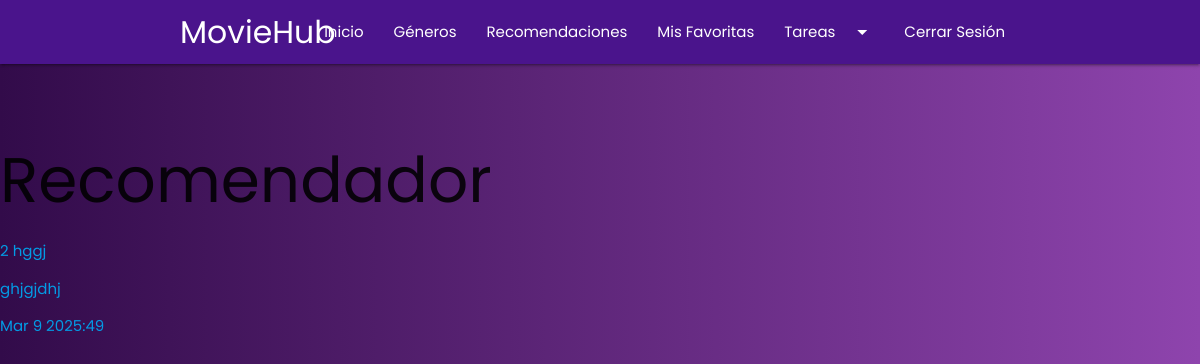
Page /tasks_completed/ (signed in) on the committed database.
### tasks/models.py (models this page shows, shortened)
class Task(models.Model):
  title = models.CharField(max_length=200)
  description = models.TextField(max_length=1000)
  created = models.DateTimeField(auto_now_add=True)
  datecompleted = models.DateTimeField(null=True, blank=True)
  important = models.BooleanField(default=False)
  user = models.ForeignKey(User, on_delete=models.CASCADE)

### tasks/views.py (the view)
# urls.py: path('tasks_completed/', views.tasks_completed, name='tasks_completed'),
@login_required
def tasks_completed(request):
    tasks = Task.objects.filter(user=request.user, datecompleted__isnull=False).order_by('-datecompleted')
    return render(request, 'tasks.html', {"tasks": tasks})

### tasks/templates/tasks.html
{% extends 'base.html' %} {% block content %}
<h1>Recomendador</h1>
<ul>
  {% for task in tasks %}
  <li>
    <a href="{% url 'task_detail' task.id %}">
      {% if task.important %}
      <strong>{{task.title}}</strong>
      {% else %} {{task.id}} {{task.title}} {% endif %}
      <p>{{task.description}}</p>
      {{task.datecompleted|date:'M j Y:i'}}
    </a>
  </li>
  {% endfor %}
</ul>
{% endblock %}

### tasks/templates/base.html (style rules this page uses)
body { background: linear-gradient(to right, #320b4a, #8e44ad); font-family: 'Poppins', sans-serif; display: flex; min-height: 100vh; flex-direction: column; }

### rows in the picture
Task: id "2", title "hggj", description "ghjgjdhj", datecompleted "Mar 9 2025:49"
